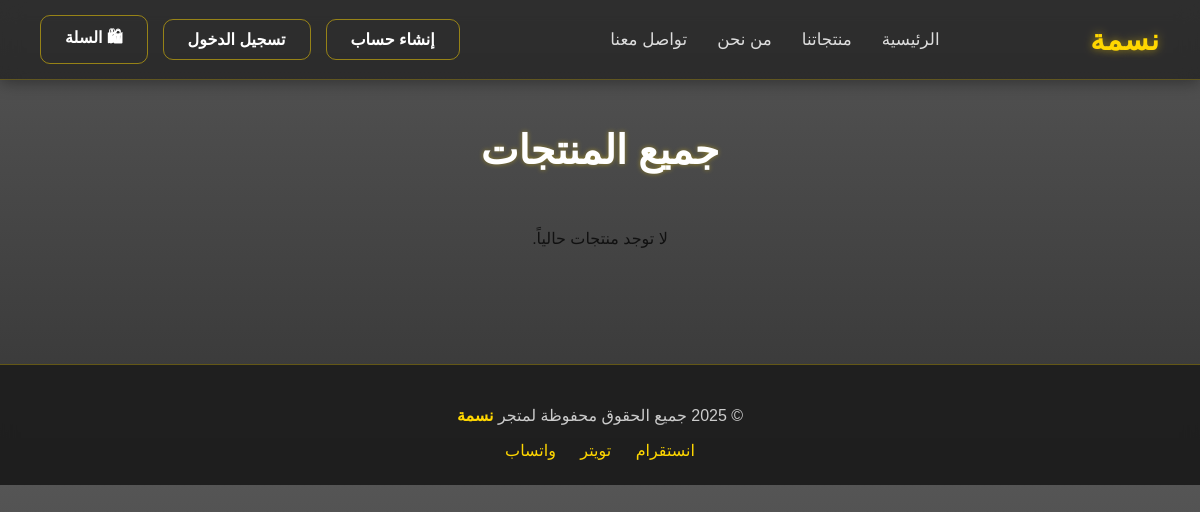
Before: /products/ with the older database file.
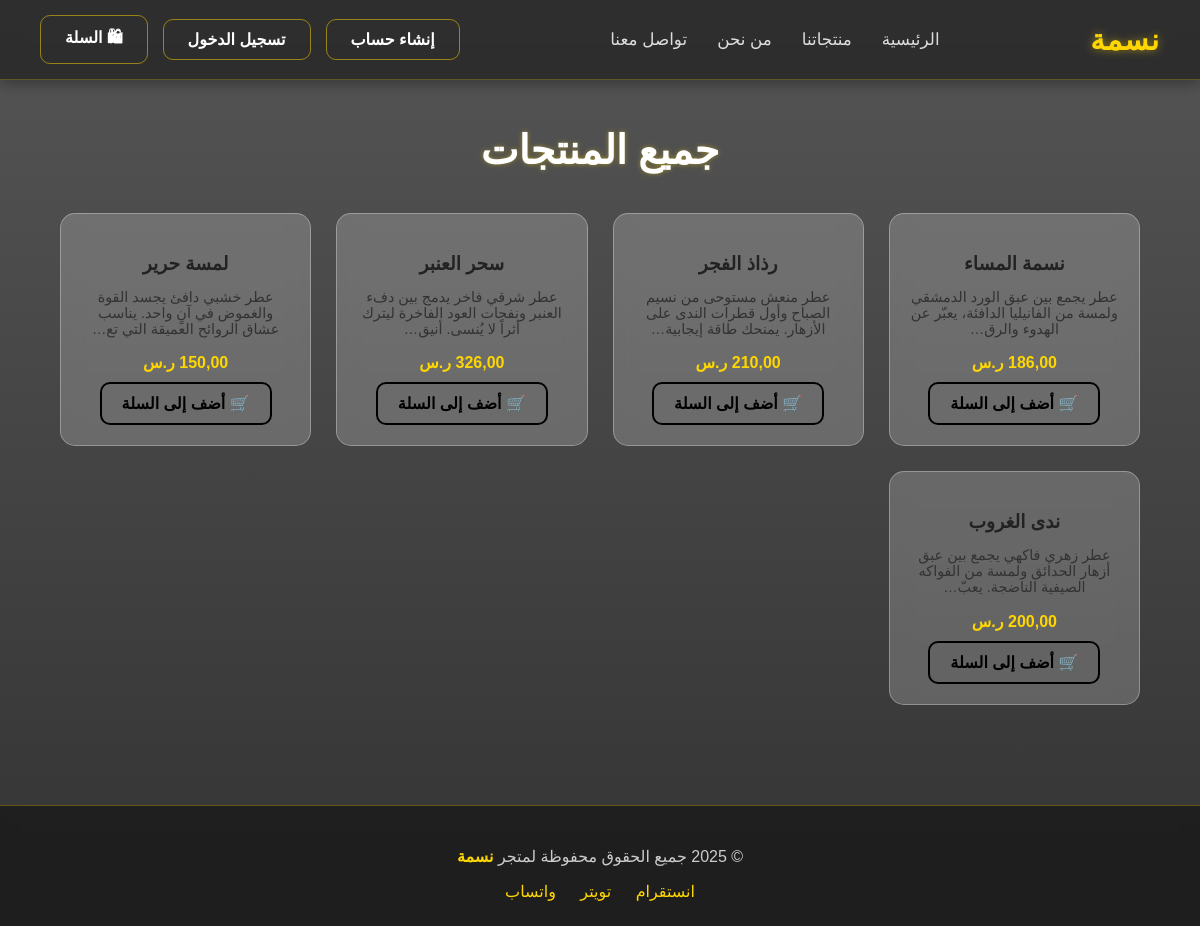
After: the same page with the newer database file.
### shop/models.py (models this page shows, shortened)
class Product(models.Model):
    name = models.CharField(
        max_length=100,
        verbose_name="اسم المنتج"
    )
    price = models.DecimalField(
        max_digits=8,
        decimal_places=2,
        verbose_name="السعر (ر.س)"
    )
    image = CloudinaryField(
        "صورة المنتج",
        folder="products",        # مجلد مخصص داخل Cloudinary
        blank=True,
        null=True
    )
    description = models.TextField(
        verbose_name="وصف المنتج",
        max_length=500,
        blank=True,
        null=True,
        help_text="أدخل وصفًا موجزًا يوضح مميزات العطر."
    )
    size_ml = models.PositiveIntegerField(
        verbose_name="الحجم (مل)",
        default=100,
        help_text="مثلاً: 50 أو 100"
    )
    created_at = models.DateTimeField(
        auto_now_add=True,
        verbose_name="تاريخ الإضافة"
    )
    class Meta:
        verbose_name = "منتج"
        verbose_name_plural = "المنتجات"
        ordering = ["-created_at"]  # الأحدث أولاً

### shop/views.py (the view)
# urls.py: path("products/", views.products_list, name="products"),
def products_list(request):
    products = Product.objects.all()
    return render(request, "shop_t/products.html", {"products": products})

### templates/shop_t/products.html (shortened to what this page needs)
{% load cloudinary %}
{% include 'header.html' %}
<main class="all-products">
  <h1>جميع المنتجات</h1>
  <div class="products-grid">
    {% for product in products %}
      <div class="product-card">
        <h3>{{ product.name }}</h3>
        <p>{{ product.description|truncatechars:80 }}</p>
        <div class="price">{{ product.price }} ر.س</div>
        <a href="{% url 'add_to_cart' product.id %}" class="add-btn">🛒 أضف إلى السلة</a>
      </div>
    {% empty %}
      <p>لا توجد منتجات حالياً.</p>
    {% endfor %}
  </div>
</main>
{% include 'footer.html' %}

### templates/header.html (shortened to what this page needs)
<!DOCTYPE html>
<html lang="ar" dir="rtl">
<head>
</head>
<body>
  <header>
    <div class="logo">
      <a href="{% url 'home' %}">نسمة</a>
    </div>
    <nav>
      <ul>
        <li><a href="{% url 'home' %}">الرئيسية</a></li>
        <li><a href="{% url 'products' %}">منتجاتنا</a></li>
        <li><a href="#">من نحن</a></li>
        <li><a href="#">تواصل معنا</a></li>
      </ul>
    </nav>
    <div class="buttons">
      {% if user.is_authenticated %}
        <span class="welcome">👋 مرحبًا، {{ user.first_name|default:user.username }}</span>
        <a href="{% url 'logout' %}" class="btn">تسجيل الخروج</a>
      {% else %}
        <a href="{% url 'register' %}" class="btn">إنشاء حساب</a>
        <a href="{% url 'login' %}" class="btn">تسجيل الدخول</a>
      {% endif %}
      <a href="{% url 'cart' %}" class="btn">
        🛍 السلة
      </a>
    </div>
  </header>
</body>
</html>

### templates/footer.html (shortened to what this page needs)
<footer>
  <div class="footer-content">
    <p>© 2025 جميع الحقوق محفوظة لمتجر <span class="brand">نسمة</span></p>
    <div class="socials">
      <a href="#"> انستقرام</a>
      <a href="#"> تويتر</a>
      <a href="#"> واتساب</a>
    </div>
  </div>
</footer>
</body>
</html>

### templates/header.html (style rules this page uses)
body { margin: 0; font-family: 'Cairo', sans-serif; background-color: #111; color: #fff; overflow-x: hidden; }
header { position: fixed; top: 0; right: 0; width: 100%; height: 80px; display: flex; align-items: center; justify-content: space-between; padding: 0 40px; background: rgba(0, 0, 0, 0.45); backdrop-filter: blur(10px); border-bottom: 1px solid rgba(255, 215, 0, 0.25); box-shadow: 0 2px 15px rgba(0, 0, 0, 0.4); z-index: 1000; box-sizing: border-box; }
.logo a { font-size: 1.8em; font-weight: bold; color: gold; text-decoration: none; letter-spacing: 1px; text-shadow: 0 0 8px rgba(255, 215, 0, 0.5); transition: 0.3s; }
nav ul { display: flex; list-style: none; margin: 0; padding: 0; gap: 30px; }
nav a { color: #ddd; text-decoration: none; font-weight: 500; transition: 0.3s; font-size: 1.05em; }
.btn { background: transparent; color: #fff; padding: 10px 24px; border: none; border-radius: 10px; font-weight: bold; text-decoration: none; transition: all 0.3s ease-in-out; font-size: 1em; cursor: pointer; display: inline-block; white-space: nowrap; border: 1px solid rgba(255, 215, 0, 0.5); }
.buttons { display: flex; align-items: center; gap: 15px; flex-shrink: 0; }

### templates/footer.html (style rules this page uses)
footer { background: rgba(25, 25, 25, 0.8); backdrop-filter: blur(8px); color: #ccc; text-align: center; padding: 25px 0; border-top: 1px solid rgba(255, 215, 0, 0.3); }
.brand { color: gold; font-weight: bold; }
.socials { margin-top: 10px; }
.socials a { color: gold; margin: 0 10px; text-decoration: none; transition: 0.3s; }

### templates/shop_t/products.html (style rules this page uses)
body { margin: 0; font-family: 'Cairo', sans-serif; background: linear-gradient(to bottom, #555, #333); color: #111; }
main.all-products { padding: 100px 0; text-align: center; }
main.all-products h1 { color: #ffffff; font-size: 2.5em; margin-bottom: 40px; text-shadow: 0 0 5px rgba(255, 215, 0, 0.4); }
.products-grid { display: grid; grid-template-columns: repeat(auto-fit, minmax(250px, 1fr)); gap: 25px; width: 90%; margin: auto; max-width: 1200px; }
.product-card { background: rgba(255, 255, 255, 0.2); backdrop-filter: blur(10px); border: 1px solid rgba(255, 255, 255, 0.3); border-radius: 15px; text-align: center; padding: 20px; transition: 0.3s; }
.product-card h3 { color: #222; margin-bottom: 10px; }
.product-card p { color: #333; font-size: 0.9em; height: 50px; overflow: hidden; }
.product-card .price { color: gold; font-weight: bold; margin: 10px 0; }
.add-btn { display: inline-block; background: none; color: black; border: 2px solid black; padding: 10px 20px; border-radius: 10px; text-decoration: none; font-weight: bold; transition: 0.3s; }

Changed rows visible on the page:
added Product: name "نسمة المساء", description "عطر يجمع بين عبق الورد الدمشقي ولمسة من الفانيليا الدافئة، يعبّر عن الهدوء والرق…"
added Product: name "رذاذ الفجر", description "عطر منعش مستوحى من نسيم الصباح وأول قطرات الندى على الأزهار. يمنحك طاقة إيجابية…"
added Product: name "سحر العنبر", description "عطر شرقي فاخر يدمج بين دفء العنبر ونفحات العود الفاخرة ليترك أثراً لا يُنسى. أنيق…"
added Product: name "لمسة حرير", description "عطر خشبي دافئ يجسد القوة والغموض في آنٍ واحد. يناسب عشاق الروائح العميقة التي تع…", price "150,00"
added Product: name "ندى الغروب", description "عطر زهري فاكهي يجمع بين عبق أزهار الحدائق ولمسة من الفواكه الصيفية الناضجة. يعبّ…"
Other visible differences:
text no longer shown: "لا توجد منتجات حالياً."
